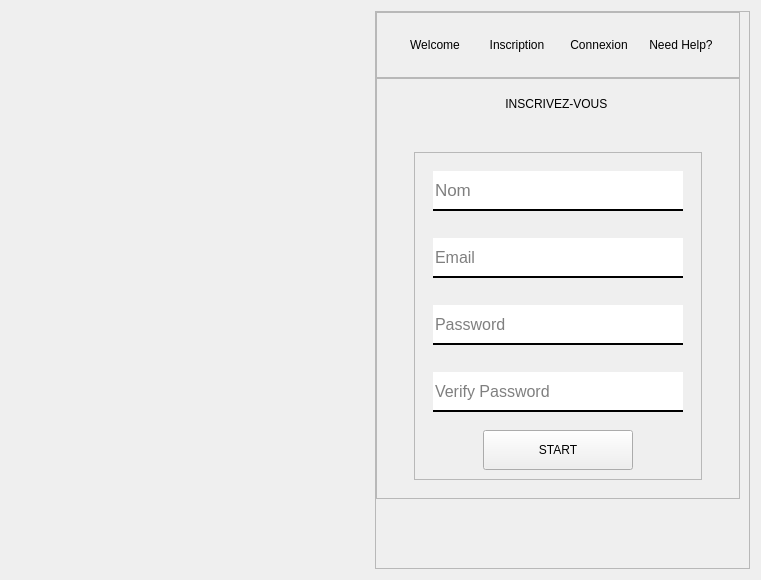
      <widget class="QWidget" name="page_Inscription">
       <layout class="QHBoxLayout" name="horizontalLayout_20">
        <item>
         <widget class="QWidget" name="widget_13" native="true">
          <layout class="QHBoxLayout" name="horizontalLayout_22">
           <item>
            <widget class="QLabel" name="label_14">
             <property name="minimumSize">
              <size>
               <width>340</width>
               <height>400</height>
              </size>
             </property>
             <property name="maximumSize">
              <size>
               <width>340</width>
               <height>634</height>
              </size>
             </property>
             <property name="text">
              <string/>
             </property>
             <property name="pixmap">
              <pixmap resource="../Interface/images_rc.qrc">:/im/images/images/Girl-dancer-scaled.jpg</pixmap>
             </property>
             <property name="scaledContents">
              <bool>true</bool>
             </property>
            </widget>
           </item>
          </layout>
         </widget>
        </item>
        <item>
         <widget class="QFrame" name="frame_12">
          <property name="frameShape">
           <enum>QFrame::StyledPanel</enum>
          </property>
          <property name="frameShadow">
           <enum>QFrame::Raised</enum>
          </property>
          <layout class="QVBoxLayout" name="verticalLayout_13">
           <property name="spacing">
            <number>0</number>
           </property>
           <property name="leftMargin">
            <number>0</number>
           </property>
           <property name="topMargin">
            <number>0</number>
           </property>
           <item>
            <widget class="QFrame" name="frame_13">
             <property name="minimumSize">
              <size>
               <width>0</width>
               <height>66</height>
              </size>
             </property>
             <property name="maximumSize">
              <size>
               <width>16777215</width>
               <height>66</height>
              </size>
             </property>
             <property name="frameShape">
              <enum>QFrame::StyledPanel</enum>
             </property>
             <property name="frameShadow">
              <enum>QFrame::Raised</enum>
             </property>
             <layout class="QHBoxLayout" name="horizontalLayout_16">
              <property name="spacing">
               <number>2</number>
              </property>
              <item alignment="Qt::AlignHCenter">
               <widget class="QWidget" name="widget_button_4" native="true">
                <property name="minimumSize">
                 <size>
                  <width>0</width>
                  <height>0</height>
                 </size>
                </property>
                <property name="layoutDirection">
                 <enum>Qt::RightToLeft</enum>
                </property>
                <layout class="QHBoxLayout" name="horizontalLayout_17">
                 <property name="spacing">
                  <number>2</number>
                 </property>
                 <item>
                  <widget class="QPushButton" name="pushButton_13">
                   <property name="text">
                    <string>Need Help?</string>
                   </property>
                   <property name="flat">
                    <bool>true</bool>
                   </property>
                  </widget>
                 </item>
                 <item>
                  <widget class="QPushButton" name="pushButton_14">
                   <property name="text">
                    <string>Connexion</string>
                   </property>
                   <property name="flat">
                    <bool>true</bool>
                   </property>
                  </widget>
                 </item>
                 <item>
                  <widget class="QPushButton" name="pushButton_15">
                   <property name="text">
                    <string>Inscription</string>
                   </property>
                   <property name="flat">
                    <bool>true</bool>
                   </property>
                  </widget>
                 </item>
                 <item>
                  <widget class="QPushButton" name="pushButton_16">
                   <property name="text">
                    <string>Welcome</string>
                   </property>
                   <property name="flat">
                    <bool>true</bool>
                   </property>
                  </widget>
                 </item>
                </layout>
               </widget>
              </item>
             </layout>
            </widget>
           </item>
           <item>
            <widget class="QFrame" name="frame_14">
             <property name="minimumSize">
              <size>
               <width>0</width>
               <height>400</height>
              </size>
             </property>
             <property name="frameShape">
              <enum>QFrame::StyledPanel</enum>
             </property>
             <property name="frameShadow">
              <enum>QFrame::Raised</enum>
             </property>
             <layout class="QHBoxLayout" name="horizontalLayout_18">
              <item alignment="Qt::AlignHCenter|Qt::AlignTop">
               <widget class="QWidget" name="verticalWidget_2" native="true">
                <layout class="QVBoxLayout" name="verticalLayout_14">
                 <property name="spacing">
                  <number>41</number>
                 </property>
                 <item alignment="Qt::AlignHCenter|Qt::AlignTop">
                  <widget class="QLabel" name="label_13">
                   <property name="text">
                    <string>INSCRIVEZ-VOUS </string>
                   </property>
                   <property name="alignment">
                    <set>Qt::AlignCenter</set>
                   </property>
                  </widget>
                 </item>
                 <item>
                  <widget class="QFrame" name="frame_15">
                   <property name="minimumSize">
                    <size>
                     <width>200</width>
                     <height>200</height>
                    </size>
                   </property>
                   <property name="frameShape">
                    <enum>QFrame::StyledPanel</enum>
                   </property>
                   <property name="frameShadow">
                    <enum>QFrame::Raised</enum>
                   </property>
                   <layout class="QVBoxLayout" name="verticalLayout_15">
                    <property name="spacing">
                     <number>9</number>
                    </property>
                    <item>
                     <widget class="QWidget" name="widget_12" native="true">
                      <layout class="QVBoxLayout" name="verticalLayout_16">
                       <item>
                        <widget class="QLineEdit" name="lineEdit_ins_name">
                         <property name="sizePolicy">
                          <sizepolicy hsizetype="Expanding" vsizetype="Fixed">
                           <horstretch>0</horstretch>
                           <verstretch>0</verstretch>
                          </sizepolicy>
                         </property>
                         <property name="minimumSize">
                          <size>
                           <width>0</width>
                           <height>40</height>
                          </size>
                         </property>
                         <property name="font">
                          <font>
                           <pointsize>13</pointsize>
                          </font>
                         </property>
                         <property name="styleSheet">
                          <string notr="true">#lineEdit_ins_name{
	border:2px solid;
	border-top:none;
	border-left:none;
	border-right:none;

}

#lineEdit_ins_name:hover{
	border:2px solid rgb(108, 99, 255);
	border-top:none;
	border-left:none;
	border-right:none;

}</string>
                         </property>
                         <property name="placeholderText">
                          <string>Nom</string>
                         </property>
                        </widget>
                       </item>
                      </layout>
                     </widget>
                    </item>
                    <item>
                     <widget class="QWidget" name="widget_8" native="true">
                      <property name="minimumSize">
                       <size>
                        <width>0</width>
                        <height>0</height>
                       </size>
                      </property>
                      <layout class="QHBoxLayout" name="horizontalLayout_19">
                       <item>
                        <widget class="QLineEdit" name="lineEdit_ins_email">
                         <property name="sizePolicy">
                          <sizepolicy hsizetype="Expanding" vsizetype="Fixed">
                           <horstretch>0</horstretch>
                           <verstretch>0</verstretch>
                          </sizepolicy>
                         </property>
                         <property name="minimumSize">
                          <size>
                           <width>250</width>
                           <height>40</height>
                          </size>
                         </property>
                         <property name="font">
                          <font>
                           <pointsize>12</pointsize>
                          </font>
                         </property>
                         <property name="styleSheet">
                          <string notr="true">#lineEdit_ins_email{
	border:2px solid;
	border-top:none;
	border-left:none;
	border-right:none;

}

#lineEdit_ins_email:hover{
	border:2px solid rgb(108, 99, 255);
	border-top:none;
	border-left:none;
	border-right:none;

}</string>
                         </property>
                         <property name="text">
                          <string/>
                         </property>
                         <property name="placeholderText">
                          <string>Email</string>
                         </property>
                        </widget>
                       </item>
                      </layout>
                     </widget>
                    </item>
                    <item>
                     <widget class="QWidget" name="widget_17" native="true">
                      <layout class="QVBoxLayout" name="verticalLayout_21">
                       <item>
                        <widget class="QLineEdit" name="lineEdit_ins_password">
                         <property name="sizePolicy">
                          <sizepolicy hsizetype="Expanding" vsizetype="Fixed">
                           <horstretch>0</horstretch>
                           <verstretch>0</verstretch>
                          </sizepolicy>
                         </property>
                         <property name="minimumSize">
                          <size>
                           <width>250</width>
                           <height>40</height>
                          </size>
                         </property>
                         <property name="font">
                          <font>
                           <pointsize>12</pointsize>
                          </font>
                         </property>
                         <property name="styleSheet">
                          <string notr="true">#lineEdit_ins_password{
	border:2px solid;
	border-top:none;
	border-left:none;
	border-right:none;

}

#lineEdit_ins_password:hover{
	border:2px solid rgb(108, 99, 255);
	border-top:none;
	border-left:none;
	border-right:none;

}</string>
                         </property>
                         <property name="text">
                          <string/>
                         </property>
                         <property name="placeholderText">
                          <string>Password</string>
                         </property>
                        </widget>
                       </item>
                      </layout>
                     </widget>
                    </item>
                    <item>
                     <widget class="QWidget" name="widget_18" native="true">
                      <layout class="QVBoxLayout" name="verticalLayout_22">
                       <item>
                        <widget class="QLineEdit" name="lineEdit_ins_verifypasswd">
                         <property name="sizePolicy">
                          <sizepolicy hsizetype="Expanding" vsizetype="Fixed">
                           <horstretch>0</horstretch>
                           <verstretch>0</verstretch>
                          </sizepolicy>
                         </property>
                         <property name="minimumSize">
                          <size>
                           <width>250</width>
                           <height>40</height>
                          </size>
                         </property>
                         <property name="font">
                          <font>
                           <pointsize>12</pointsize>
                          </font>
                         </property>
                         <property name="styleSheet">
                          <string notr="true">#lineEdit_ins_verifypasswd{
	border:2px solid;
	border-top:none;
	border-left:none;
	border-right:none;

}

#lineEdit_ins_verifypasswd:hover{
	border:2px solid rgb(108, 99, 255);
	border-top:none;
	border-left:none;
	border-right:none;

}</string>
                         </property>
                         <property name="text">
                          <string/>
                         </property>
                         <property name="placeholderText">
                          <string>Verify Password</string>
                         </property>
                        </widget>
                       </item>
                      </layout>
                     </widget>
                    </item>
                    <item alignment="Qt::AlignHCenter">
                     <widget class="QPushButton" name="pushButton_INSCRIPTION">
                      <property name="sizePolicy">
                       <sizepolicy hsizetype="Minimum" vsizetype="Minimum">
                        <horstretch>0</horstretch>
                        <verstretch>0</verstretch>
                       </sizepolicy>
                      </property>
                      <property name="minimumSize">
                       <size>
                        <width>150</width>
                        <height>40</height>
                       </size>
                      </property>
                      <property name="text">
                       <string>START</string>
                      </property>
                     </widget>
                    </item>
                   </layout>
                  </widget>
                 </item>
                </layout>
               </widget>
              </item>
             </layout>
            </widget>
           </item>
           <item>
            <widget class="QWidget" name="widget_9" native="true">
             <property name="minimumSize">
              <size>
               <width>0</width>
               <height>60</height>
              </size>
             </property>
            </widget>
           </item>
          </layout>
         </widget>
        </item>
       </layout>
      </widget>
